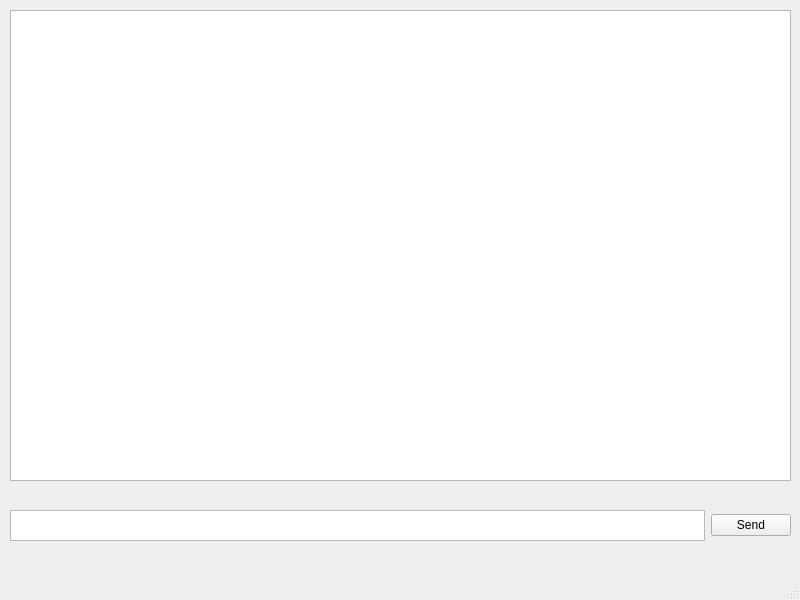
<?xml version="1.0" encoding="UTF-8"?>
<ui version="4.0">
 <class>MainWindow</class>
 <widget class="QMainWindow" name="MainWindow">
  <property name="geometry">
   <rect>
    <x>0</x>
    <y>0</y>
    <width>800</width>
    <height>600</height>
   </rect>
  </property>
  <property name="windowTitle">
   <string>MainWindow</string>
  </property>
  <widget class="QWidget" name="centralwidget">
   <widget class="QWidget" name="horizontalLayoutWidget">
    <property name="geometry">
     <rect>
      <x>0</x>
      <y>500</y>
      <width>801</width>
      <height>51</height>
     </rect>
    </property>
    <layout class="QHBoxLayout" name="horizontalLayout_2">
     <property name="leftMargin">
      <number>10</number>
     </property>
     <property name="topMargin">
      <number>10</number>
     </property>
     <property name="rightMargin">
      <number>10</number>
     </property>
     <property name="bottomMargin">
      <number>10</number>
     </property>
     <item>
      <widget class="QTextEdit" name="textEdit"/>
     </item>
     <item>
      <widget class="QPushButton" name="pushButton">
       <property name="text">
        <string>Send</string>
       </property>
      </widget>
     </item>
    </layout>
   </widget>
   <widget class="QTextBrowser" name="textBrowser">
    <property name="geometry">
     <rect>
      <x>10</x>
      <y>10</y>
      <width>781</width>
      <height>471</height>
     </rect>
    </property>
    <property name="html">
     <string>&lt;!DOCTYPE HTML PUBLIC &quot;-//W3C//DTD HTML 4.0//EN&quot; &quot;http://www.w3.org/TR/REC-html40/strict.dtd&quot;&gt;
&lt;html&gt;&lt;head&gt;&lt;meta name=&quot;qrichtext&quot; content=&quot;1&quot; /&gt;&lt;meta charset=&quot;utf-8&quot; /&gt;&lt;style type=&quot;text/css&quot;&gt;
p, li { white-space: pre-wrap; }
hr { height: 1px; border-width: 0; }
li.unchecked::marker { content: &quot;\2610&quot;; }
li.checked::marker { content: &quot;\2612&quot;; }
&lt;/style&gt;&lt;/head&gt;&lt;body style=&quot; font-family:'.AppleSystemUIFont'; font-size:13pt; font-weight:400; font-style:normal;&quot;&gt;
&lt;p style=&quot;-qt-paragraph-type:empty; margin-top:0px; margin-bottom:0px; margin-left:0px; margin-right:0px; -qt-block-indent:0; text-indent:0px;&quot;&gt;&lt;br /&gt;&lt;/p&gt;&lt;/body&gt;&lt;/html&gt;</string>
    </property>
   </widget>
  </widget>
  <widget class="QMenuBar" name="menubar">
   <property name="geometry">
    <rect>
     <x>0</x>
     <y>0</y>
     <width>800</width>
     <height>22</height>
    </rect>
   </property>
  </widget>
  <widget class="QStatusBar" name="statusbar"/>
 </widget>
 <resources/>
 <connections/>
</ui>
